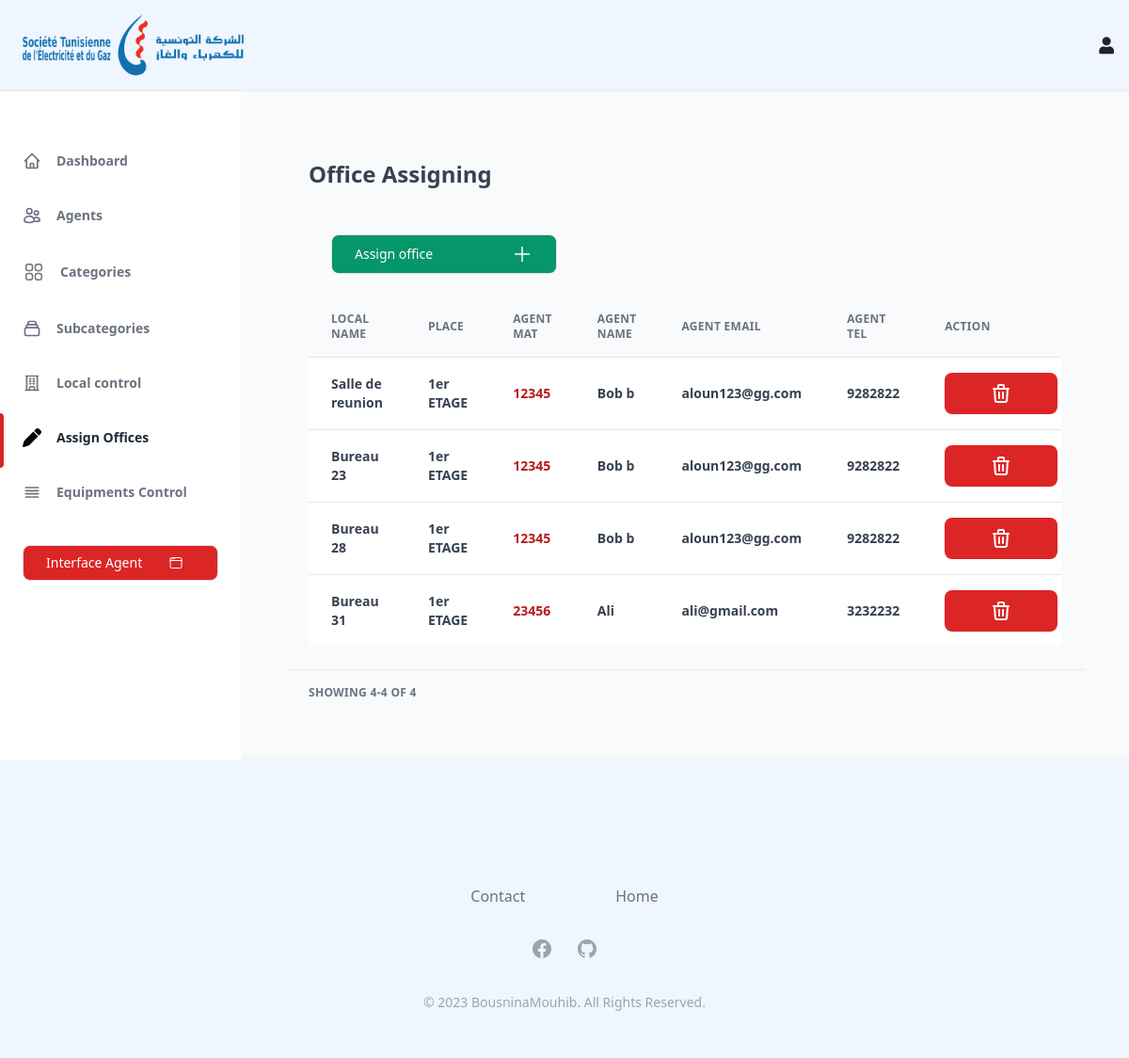
Screenshot of /localassign (signed in) with the database file from the repository.
### tables this page shows
CREATE TABLE `localusers` (
  `id_local` int(8) NOT NULL,
  `id_user` int(8) NOT NULL,
  `mat_user` int(5) NOT NULL,
  `Refop` int(8) NOT NULL
);

CREATE TABLE `local` (
  `id_local` int(8) NOT NULL,
  `name` varchar(30) NOT NULL,
  `placement` text NOT NULL,
  `image` varchar(255) NOT NULL
);

CREATE TABLE `users` (
  `id_user` int(8) NOT NULL,
  `mat_user` int(5) NOT NULL,
  `name` varchar(35) NOT NULL,
  `email` varchar(200) NOT NULL,
  `password` varchar(30) NOT NULL,
  `role` varchar(8) NOT NULL DEFAULT 'user',
  `telnum` int(10) NOT NULL,
  `Fonction` varchar(30) NOT NULL
);

### core/Functions.php (called while the page is built, shortened)
<?php
function base_path($path)
{
    return BASE_PATH . $path;
}
function view($path, $attributes = []){
    extract($attributes);
    require  base_path('views/'.$path);
}

### controllers/admin/localassign/index.php (called while the page is built, shortened)
<?php
$config = require base_path('config.php');
$db = new Database($config['database']);
try {
    $offices = $db->query("select * from local") -> get();
    $users = $db->query("select * from users") -> get();
    $locals = $db->query("
    SELECT localusers.*,users.mat_user, users.name AS user_name, users.email, users.telnum, local.name AS office_name , local.id_local AS office_id , local.placement
    FROM localusers
    JOIN local ON localusers.id_local = local.id_local
    JOIN users ON localusers.id_user = users.id_user
    ")->get();
    if (isset($_POST['local']) && $_POST['local'] !== 'all') {
        $logs = $db->query("
            SELECT logslocals.*, users.name AS user_name, local.name AS office_name
            FROM logslocals
            JOIN localusers ON logslocals.refop = localusers.Refop
            JOIN users ON localusers.id_user = users.id_user
            JOIN local ON localusers.id_local = local.id_local
            WHERE local.id_local = :id_local
        ", [
            'id_local' => $_POST['id_local'],
        ])->get();
    } else {
        $logs = $db->query("
            SELECT logslocals.*, users.name AS user_name, local.name AS office_name
            FROM logslocals
            JOIN localusers ON logslocals.refop = localusers.Refop
            JOIN users ON localusers.id_user = users.id_user
            JOIN local ON localusers.id_local = local.id_local
        ")->get();
    }
    view("admin/localassigningviews/offices.views.php", [
        'heading' => 'Office Assigning',
        'locals' => $locals,
        'users' => $users,
        'offices' => $offices,
        'logs' => $logs
    ]);
} catch (PDOException $e) {
    echo "Database Error: " . $e->getMessage();
}

### public/index.php (called while the page is built, shortened)
<?php
require BASE_PATH . 'core/functions.php';
spl_autoload_register(function ($class) {
    $class = str_replace("\\", '/', $class);
});
$router = new \core\Router();
$uri = parse_url($_SERVER['REQUEST_URI'])['path'];
$method =$_POST['_method'] ?? $_SERVER['REQUEST_METHOD'];
$router->route($uri, $method);

### config.php (called while the page is built)
<?php
return [
    'database' => [
        'host' => 'localhost',
        'port' => 3306,
        'dbname' => 'steggestionim',
        'charset' => 'utf8mb4'
    ],
];

### core/Database.php (called while the page is built, shortened)
<?php
    class Database {
    public  $connection;
    public $statement;
    public function __construct($config,$username ="root" ,$password= "")
    {
        $dsn = ('mysql:' . http_build_query($config,'',';'));
        $this-> connection = new PDO($dsn, $username, $password,[
            PDO::ATTR_DEFAULT_FETCH_MODE => PDO::FETCH_ASSOC
        ]);
    }
    public function query($query,$params = [])
    {
        $this->statement = $this-> connection ->prepare($query);
        $this->statement->execute($params);
        return $this;
    }
    public function get(){
        return $this->statement->fetchAll();
    }
}

### views/admin/localassigningviews/offices.views.php (the view, shortened to what this page needs)
<?php require base_path( 'views/admin/partials/head.php'); ?>
<?php require base_path( 'views/admin/partials/header.php') ?>
<?php require base_path( 'views/admin/partials/aside.php')?>
<main class=" p-5 w-full h-full overflow-y-auto">
    <div class="container px-6 mx-auto grid ">
        <h1 class="my-6 text-2xl font-semibold text-gray-700 dark:text-gray-200 ">
            <?= $heading ?>
        </h1>
        <div class="px-6 my-6 ">
            <button data-modal-target="authentication-modal" data-modal-toggle="authentication-modal"
                class="flex items-center justify-between w-60 px-4 py-2 text-sm font-medium leading-5 text-white transition-colors duration-150 bg-green-600 border border-transparent rounded-lg active:bg-green-600 hover:bg-green-700 focus:outline-none focus:shadow-outline-purple">
                Assign office
                <span class="ml-2" aria-hidden="true">
                    <svg class="w-6 h-6 text-white" fill="none" stroke="currentColor" stroke-width="1.5"
                        viewBox="0 0 24 24" xmlns="http://www.w3.org/2000/svg" aria-hidden="true">
                        <path stroke-linecap="round" stroke-linejoin="round" d="M12 4.5v15m7.5-7.5h-15"></path>
                    </svg>
                </span>
            </button>
        </div>
        <div class="w-full overflow-hidden rounded-lg shadow-xs">
            <div class="w-full overflow-x-auto">
                <table class="w-full whitespace-no-wrap">
                    <thead>
                        <tr
                            class="text-xs font-semibold tracking-wide text-left text-gray-500 uppercase border-b dark:border-gray-700 bg-gray-50 dark:text-gray-400 dark:bg-gray-800">
                            <th class="px-4 py-3">local name</th>
                            <th class="px-4 py-3">Place</th>
                            <th class="px-4 py-3">Agent mat</th>
                            <th class="px-4 py-3">Agent name</th>
                            <th class="px-4 py-3">Agent email</th>
                            <th class="px-4 py-3">Agent tel</th>
                            <th class="px-4 py-3">Action</th>
                        </tr>
                    </thead>
                    <tbody class="text-left bg-white divide-y dark:divide-gray-700 dark:bg-gray-800">
                        <?php $x = 0 ?>
                        <?php foreach ($locals as $local): ?>
                        <?php $x++ ?>
                        <tr class="text-gray-700 dark:text-gray-400">
                            <td class="px-4 py-3 text-sm">
                                <p class="font-semibold">
                                    <?= $local['office_name'] ?>
                                </p>
                            </td>
                            <td class="px-4 py-3 text-sm">
                                <p class="font-semibold">
                                    <?= $local['placement'] ?>
                                </p>
                            </td>
                            <td class="px-4 py-3 text-sm">
                                <p class="font-bold text-red-700">
                                    <?=  $local['mat_user'] ?>
                                </p>
                            </td>
                            <td class="px-4 py-3 text-sm">
                                <p class="font-semibold">
                                    <?=  $local['user_name'] ?>
                                </p>
                            </td>
                            <td class="px-4 py-3 text-sm">
                                <p class="font-semibold">
                                    <?=  $local['email'] ?>
                                </p>
                            </td>
                            <td class="px-4 py-3 text-sm">
                                <p class="font-semibold">
                                    <?=  $local['telnum'] ?>
                                </p>
                            </td>
                            <td class="px-4 py-3 text-sm">
                                <button data-modal-target="popup-modal<?= $x ?>"
                                    data-modal-toggle="popup-modal<?= $x ?>"
                                    class="block text-white bg-red-600 hover:bg-red-800 focus:ring-4 focus:outline-none focus:ring-blue-300 font-medium rounded-lg text-sm px-5 py-2.5 text-center">
                                </button>
            </div>
        </div>
    </div>
    </td>
    <?php endforeach; ?>
    <br>
    <div
        class="grid px-4 py-3 text-xs font-semibold tracking-wide text-gray-500 uppercase border-t dark:border-gray-700 bg-gray-50 sm:grid-cols-9 dark:text-gray-400 dark:bg-gray-800">
        <span class="flex items-center col-span-3">
            Showing <?= count($locals) ?>-<?= count($locals) ?> of <?= count($locals) ?>
        </span>
        <span class="col-span-2"></span>
    </div>
<?php require base_path('views/admin/partials/foot.php'); ?>

### core/Router.php (shortened to what this page needs)
<?php
class Router{
    protected $routes = [];
    public function add($method,$uri,$controller){
        $this->routes[] = [
            'uri' => $uri,
            'controller' => $controller,
            'method' => $method
        ];
    }
    public function route($uri,$method)
    {
        foreach($this->routes as $route){
            if ($route['uri']===$uri && $route['method'] === strtoupper($method)){
                return require base_path($route['controller']);
            }
        }
    }
}

### rows the page displays
localusers: id_local.name "Salle de reunion", id_local.placement "1er ETAGE", id_user.mat_user "12345", id_user.name "Bob b", id_user.email "aloun123@gg.com", id_user.telnum "9282822"
localusers: id_local.name "Bureau 23", id_local.placement "1er ETAGE", id_user.mat_user "12345", id_user.name "Bob b", id_user.email "aloun123@gg.com", id_user.telnum "9282822"
localusers: id_local.name "Bureau 28", id_local.placement "1er ETAGE", id_user.mat_user "12345", id_user.name "Bob b", id_user.email "aloun123@gg.com", id_user.telnum "9282822"
localusers: id_local.name "Bureau 31", id_local.placement "1er ETAGE", id_user.mat_user "23456", id_user.name "Ali", id_user.email "ali@gmail.com", id_user.telnum "3232232"

### other values shown
count($locals) "4"
